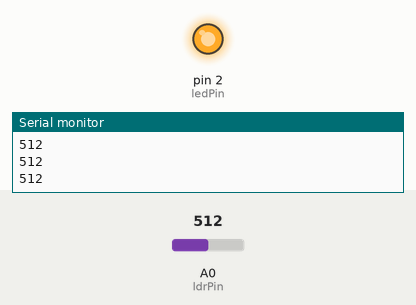
Bench run of a sketch on a simulated Arduino Uno, built with avr-gcc and run on an emulated ATmega328P. Shown: output pins drawn as LEDs (lit = HIGH), the last lines printed to the serial monitor. The inputs (shaded band) are chosen by the test bench; at power-on: A0 (ldrPin) = 512.

Above: at 1.2 s.
1.3 s: A0 (ldrPin) set to 487
At 2.5 s:
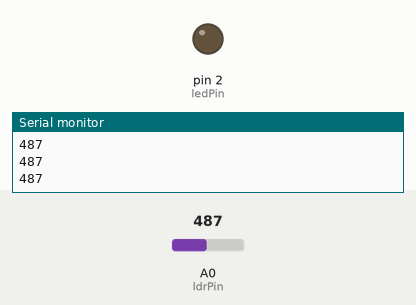
2.8 s: A0 (ldrPin) set to 510
At 3.8 s:
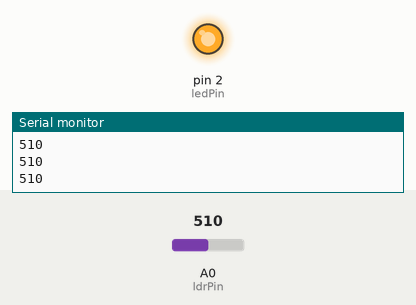
4.3 s: A0 (ldrPin) set to 490
At 5.1 s:
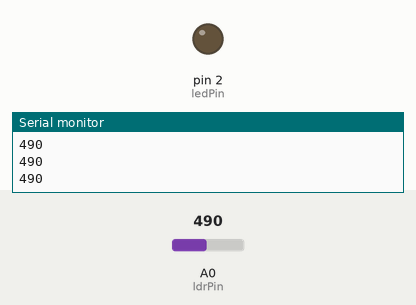
Timing chart, 0 to 7.3 s (numbered marks = the images above; inputs shaded):
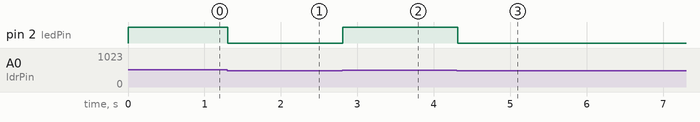

The sketch:

ldr_LED.ino
```cpp
const int ldrPin = A0; // Pin connected to LDR
const int ledPin = 2;  // Pin connected to LED
int ldrValue = 0;      // Variable to store LDR value
int threshold = 500;   // Threshold value to turn LED on/off

void setup() {
  pinMode(ledPin, OUTPUT); // Set LED pin as output
  Serial.begin(9600);      // Initialize serial communication
}

void loop() {
  ldrValue = analogRead(ldrPin); // Read the value from LDR
  Serial.println(ldrValue);      // Print the LDR value to Serial Monitor

  if (ldrValue < threshold) {
    digitalWrite(ledPin, LOW); // Turn LED on if LDR value is below threshold
  } else {
    digitalWrite(ledPin, HIGH);  // Turn LED off if LDR value is above threshold
  }

  delay(100); // Wait for 100 milliseconds
}
```

Measured:
- the behaviour switches between 500 and 499 on A0 (ldrPin) (found by bisection; images 0 and 1)
- after the input at 1.3 s, pin 2 (ledPin): HIGH → LOW at once
- after the input at 2.8 s, pin 2 (ledPin): LOW → HIGH at once
- after the input at 4.3 s, pin 2 (ledPin): HIGH → LOW at once
